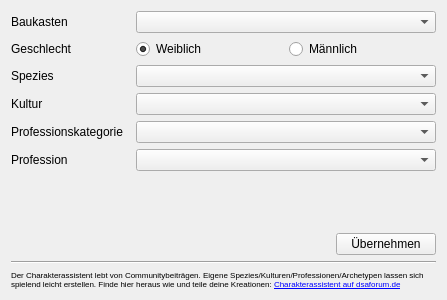
<?xml version="1.0" encoding="UTF-8"?>
<ui version="4.0">
 <class>formMain</class>
 <widget class="QWidget" name="formMain">
  <property name="windowModality">
   <enum>Qt::ApplicationModal</enum>
  </property>
  <property name="geometry">
   <rect>
    <x>0</x>
    <y>0</y>
    <width>447</width>
    <height>300</height>
   </rect>
  </property>
  <property name="sizePolicy">
   <sizepolicy hsizetype="Preferred" vsizetype="Preferred">
    <horstretch>0</horstretch>
    <verstretch>0</verstretch>
   </sizepolicy>
  </property>
  <property name="windowTitle">
   <string>Charakterassistent</string>
  </property>
  <layout class="QGridLayout" name="gridLayout">
   <item row="10" column="0">
    <spacer name="verticalSpacer">
     <property name="orientation">
      <enum>Qt::Vertical</enum>
     </property>
     <property name="sizeHint" stdset="0">
      <size>
       <width>20</width>
       <height>40</height>
      </size>
     </property>
    </spacer>
   </item>
   <item row="7" column="1">
    <widget class="QComboBox" name="cbProfession"/>
   </item>
   <item row="5" column="1">
    <widget class="QComboBox" name="cbKultur"/>
   </item>
   <item row="7" column="0">
    <widget class="QLabel" name="lblProfession">
     <property name="text">
      <string>Profession</string>
     </property>
    </widget>
   </item>
   <item row="6" column="1">
    <widget class="QComboBox" name="cbProfessionKategorie"/>
   </item>
   <item row="4" column="0">
    <widget class="QLabel" name="lblSpezies">
     <property name="text">
      <string>Spezies</string>
     </property>
    </widget>
   </item>
   <item row="3" column="0">
    <widget class="QLabel" name="lblGeschlecht">
     <property name="text">
      <string>Geschlecht</string>
     </property>
    </widget>
   </item>
   <item row="14" column="0" colspan="2">
    <layout class="QHBoxLayout" name="horizontalLayout_3">
     <item>
      <spacer name="horizontalSpacer_2">
       <property name="orientation">
        <enum>Qt::Horizontal</enum>
       </property>
       <property name="sizeHint" stdset="0">
        <size>
         <width>40</width>
         <height>20</height>
        </size>
       </property>
      </spacer>
     </item>
     <item>
      <widget class="QPushButton" name="btnAccept">
       <property name="enabled">
        <bool>true</bool>
       </property>
       <property name="minimumSize">
        <size>
         <width>100</width>
         <height>0</height>
        </size>
       </property>
       <property name="maximumSize">
        <size>
         <width>16777214</width>
         <height>16777215</height>
        </size>
       </property>
       <property name="text">
        <string>Übernehmen</string>
       </property>
      </widget>
     </item>
    </layout>
   </item>
   <item row="2" column="0">
    <widget class="QLabel" name="lblRegeln">
     <property name="sizePolicy">
      <sizepolicy hsizetype="Preferred" vsizetype="Preferred">
       <horstretch>0</horstretch>
       <verstretch>0</verstretch>
      </sizepolicy>
     </property>
     <property name="text">
      <string>Baukasten</string>
     </property>
    </widget>
   </item>
   <item row="6" column="0">
    <widget class="QLabel" name="lblProfessionKategorie">
     <property name="text">
      <string>Professionskategorie</string>
     </property>
    </widget>
   </item>
   <item row="3" column="1">
    <layout class="QHBoxLayout" name="horizontalLayout">
     <item>
      <widget class="QRadioButton" name="btnWeiblich">
       <property name="text">
        <string>Weiblich</string>
       </property>
       <property name="checked">
        <bool>true</bool>
       </property>
      </widget>
     </item>
     <item>
      <widget class="QRadioButton" name="btnMaennlich">
       <property name="text">
        <string>Männlich</string>
       </property>
      </widget>
     </item>
    </layout>
   </item>
   <item row="2" column="1">
    <widget class="QComboBox" name="cbRegeln">
     <property name="minimumSize">
      <size>
       <width>300</width>
       <height>0</height>
      </size>
     </property>
    </widget>
   </item>
   <item row="4" column="1">
    <widget class="QComboBox" name="cbSpezies">
     <property name="minimumSize">
      <size>
       <width>300</width>
       <height>0</height>
      </size>
     </property>
    </widget>
   </item>
   <item row="5" column="0">
    <widget class="QLabel" name="lblKultur">
     <property name="text">
      <string>Kultur</string>
     </property>
    </widget>
   </item>
   <item row="15" column="0" colspan="2">
    <widget class="Line" name="line">
     <property name="orientation">
      <enum>Qt::Horizontal</enum>
     </property>
    </widget>
   </item>
   <item row="16" column="0" colspan="2">
    <widget class="QLabel" name="label">
     <property name="minimumSize">
      <size>
       <width>0</width>
       <height>0</height>
      </size>
     </property>
     <property name="toolTip">
      <string>Der Charakterassistent lebt von Communitybeiträgen. Eigene Spezies/Kulturen/Professionen/Archetypen lassen sich spielend leicht erstellen.
Finde hier heraus wie: Charakterassistent auf dsaforum.de
Lege eigene Vorlagen in den Plugins-Ordner den du in den Einstellungen festgelegt hast um diese bei neuen Sephrastoversionen nicht zu verlieren. Sie gehören in den &quot;Plugins/Charakterassistent/Data&quot; Ordner</string>
     </property>
     <property name="inputMethodHints">
      <set>Qt::ImhNone</set>
     </property>
     <property name="text">
      <string>&lt;html&gt;&lt;head/&gt;&lt;body&gt;&lt;p&gt;&lt;span style=&quot; font-size:6pt;&quot;&gt;Der Charakterassistent lebt von Communitybeiträgen. Eigene Spezies/Kulturen/Professionen/Archetypen lassen sich spielend leicht erstellen. Finde hier heraus wie und teile deine Kreationen: &lt;/span&gt;&lt;a href=&quot;https://dsaforum.de/viewtopic.php?f=180&amp;amp;t=56703&quot;&gt;&lt;span style=&quot; font-size:6pt; text-decoration: underline; color:#0000ff;&quot;&gt;Charakterassistent auf dsaforum.de&lt;/span&gt;&lt;/a&gt;&lt;/p&gt;&lt;/body&gt;&lt;/html&gt;</string>
     </property>
     <property name="textFormat">
      <enum>Qt::RichText</enum>
     </property>
     <property name="wordWrap">
      <bool>true</bool>
     </property>
     <property name="openExternalLinks">
      <bool>true</bool>
     </property>
    </widget>
   </item>
  </layout>
 </widget>
 <resources/>
 <connections/>
</ui>
